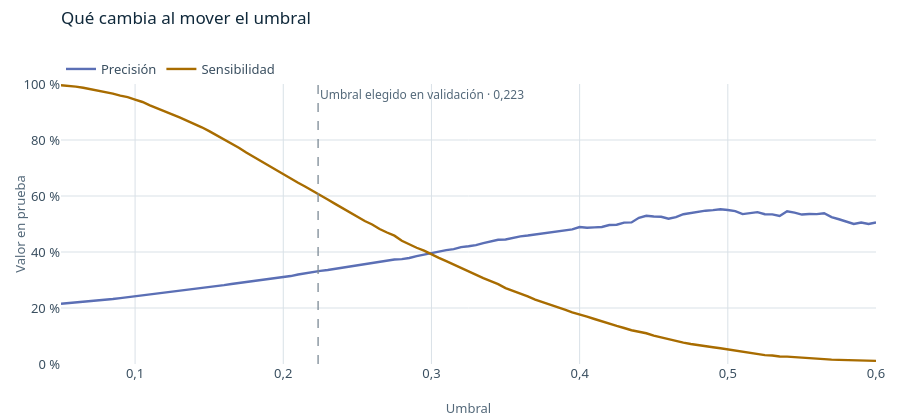

The notebook cell saved with this chart:
### Markdown cell above
Los puntos siguen de cerca la diagonal. Es una buena señal interna, pero no valida el modelo para otro año o territorio.

### Umbral y priorización

El umbral de F1 no es una recomendación de uso: el proyecto no tiene costos ni capacidad definidos. Mover el umbral intercambia alcance por falsas alarmas.

### Code cell
rejilla = np.linspace(0.05, 0.6, 111)
curva = pd.DataFrame([{"umbral": t, "precision": yt[s >= t].mean(), "sensibilidad": (s[yt == 1] >= t).mean()} for t in rejilla])

fig = go.Figure()
fig.add_trace(go.Scatter(x=curva["umbral"], y=curva["precision"] * 100, mode="lines", name="Precisión",
                         line=dict(color=GRUPO_A, width=2.4), hovertemplate="Umbral %{x:.3f}<br>Precisión: %{y:.1f} %<extra></extra>"))
fig.add_trace(go.Scatter(x=curva["umbral"], y=curva["sensibilidad"] * 100, mode="lines", name="Sensibilidad",
                         line=dict(color=GRUPO_B, width=2.4), hovertemplate="Umbral %{x:.3f}<br>Sensibilidad: %{y:.1f} %<extra></extra>"))
fig.add_vline(x=umbral, line=dict(color=REFERENCIA, dash="dash", width=1.3),
              annotation_text=f"Umbral elegido en validación · {decimal(umbral, 3)}", annotation_position="top right",
              annotation_font=dict(size=12, color=TINTA3))
fig.update_xaxes(range=[0.05, 0.6], title_text="Umbral")
fig.update_yaxes(range=[0, 100], ticksuffix=" %", title_text="Valor en prueba")
rotular(fig, "Qué cambia al mover el umbral")
mostrar_figura(fig, alto=420)

marcadas = (s >= umbral).sum()
ver(pd.DataFrame([
    {"Se revisa": porcentaje(f["fraction"], 0) + " con mayor puntuación", "Personas": entero(f["reviewed"]), "De la clase": entero(f["positives_found"]),
     "Precisión": porcentaje(f["precision"]), "Sensibilidad": porcentaje(f["recall"]), "Veces la prevalencia": decimal(f["lift"], 2)}
    for f in priorizacion(yt, s)
]), f"Priorización exploratoria. Con el umbral elegido se marcan {entero(marcadas)} de {entero(len(yt))} personas ({porcentaje(marcadas / len(yt))})")

### Figure 1 — Plotly figure (JSON) as saved in the notebook; plotly's stock layout.template omitted (floating-point values rounded to 4 significant figures)
{"data": [{"hovertemplate": "Umbral %{x:.3f}<br>Precisión: %{y:.1f} %<extra></extra>", "line": {"color": "#5B6FB5", "width": 2.4}, "mode": "lines", "name": "Precisión", "type": "scatter", "x": [0.05, 0.055, 0.06, 0.065, 0.07, 0.075, 0.08, 0.085, 0.09, 0.095, 0.1, 0.105, 0.11, 0.115, 0.12, 0.125, 0.13, 0.135, 0.14, 0.145, 0.15, 0.155, 0.16, 0.165, 0.17, 0.175, 0.18, 0.185, 0.19, 0.195, 0.2, 0.205, 0.21, 0.215, 0.22, 0.225, 0.23, 0.235, 0.24, 0.245, 0.25, 0.255, 0.26, 0.265, 0.27, 0.275, 0.28, 0.285, 0.29, 0.295, 0.3, 0.305, 0.31, 0.315, 0.32, 0.325, 0.33, 0.335, 0.34, 0.345, 0.35, 0.355, 0.36, 0.365, 0.37, 0.375, 0.38, 0.385, 0.39, 0.395, 0.4, 0.405, 0.41, 0.415, 0.42, 0.425, 0.43, 0.435, 0.44, 0.445, 0.45, 0.455, 0.46, 0.465, 0.47, 0.475, 0.48, 0.485, 0.49, 0.495, 0.5, 0.505, 0.51, 0.515, 0.52, 0.525, 0.53, 0.535, 0.54, 0.545, 0.55, 0.555, 0.56, 0.565, 0.57, 0.575, 0.58, 0.585, 0.59, 0.595, 0.6], "y": [21.53, 21.74, 21.95, 22.18, 22.41, 22.64, 22.9, 23.2, 23.51, 23.83, 24.13, 24.45, 24.72, 25.02, 25.38, 25.66, 26.05, 26.39, 26.83, 27.18, 27.48, 27.85, 28.16, 28.57, 28.91, 29.22, 29.51, 29.91, 30.35, 30.66, 31.03, 31.41, 31.97, 32.44, 32.82, 33.24, 33.57, 33.97, 34.46, 34.92, 35.17, 35.61, 36.12, 36.33, 36.95, 37.32, 37.47, 37.87, 38.54, 39.14, 39.58, 40.2, 40.69, 41.05, 41.72, 42.04, 42.45, 43.17, 43.69, 44.37, 44.45, 45.09, 45.58, 45.87, 46.26, 46.68, 47.06, 47.2, 47.72, 48.09, 48.92, 48.66, 48.78, 48.94, 49.62, 49.73, 50.48, 50.56, 52.21, 52.95, 52.67, 52.57, 51.9, 52.46, 53.5, 53.96, 54.15, 54.76, 54.95, 55.29, 55.01, 54.62, 53.54, 53.92, 54.23, 53.5, 53.45, 52.88, 54.55, 54.05, 53.37, 53.55, 53.52, 53.85, 52.46, 51.69, 50.91, 50.0, 50.51, 50.0, 50.56]}, {"hovertemplate": "Umbral %{x:.3f}<br>Sensibilidad: %{y:.1f} %<extra></extra>", "line": {"color": "#A86C00", "width": 2.4}, "mode": "lines", "name": "Sensibilidad", "type": "scatter", "x": [0.05, 0.055, 0.06, 0.065, 0.07, 0.075, 0.08, 0.085, 0.09, 0.095, 0.1, 0.105, 0.11, 0.115, 0.12, 0.125, 0.13, 0.135, 0.14, 0.145, 0.15, 0.155, 0.16, 0.165, 0.17, 0.175, 0.18, 0.185, 0.19, 0.195, 0.2, 0.205, 0.21, 0.215, 0.22, 0.225, 0.23, 0.235, 0.24, 0.245, 0.25, 0.255, 0.26, 0.265, 0.27, 0.275, 0.28, 0.285, 0.29, 0.295, 0.3, 0.305, 0.31, 0.315, 0.32, 0.325, 0.33, 0.335, 0.34, 0.345, 0.35, 0.355, 0.36, 0.365, 0.37, 0.375, 0.38, 0.385, 0.39, 0.395, 0.4, 0.405, 0.41, 0.415, 0.42, 0.425, 0.43, 0.435, 0.44, 0.445, 0.45, 0.455, 0.46, 0.465, 0.47, 0.475, 0.48, 0.485, 0.49, 0.495, 0.5, 0.505, 0.51, 0.515, 0.52, 0.525, 0.53, 0.535, 0.54, 0.545, 0.55, 0.555, 0.56, 0.565, 0.57, 0.575, 0.58, 0.585, 0.59, 0.595, 0.6], "y": [99.54, 99.34, 99.07, 98.66, 98.19, 97.65, 97.12, 96.58, 95.87, 95.33, 94.43, 93.57, 92.38, 91.38, 90.32, 89.18, 88.05, 86.93, 85.9, 84.53, 83.17, 81.75, 80.09, 78.72, 77.25, 75.54, 73.96, 72.44, 71.02, 69.44, 67.73, 66.04, 64.72, 63.33, 61.72, 60.1, 58.73, 57.2, 55.63, 54.14, 52.5, 51.06, 49.84, 48.23, 46.96, 45.83, 44.03, 42.71, 41.51, 40.48, 39.09, 37.89, 36.72, 35.5, 34.18, 32.98, 31.59, 30.66, 29.59, 28.51, 27.1, 26.14, 25.21, 24.16, 22.99, 22.14, 21.3, 20.21, 19.45, 18.42, 17.76, 16.91, 16.08, 15.17, 14.37, 13.61, 12.85, 12.04, 11.53, 10.97, 10.11, 9.48, 8.673, 8.063, 7.647, 7.159, 6.694, 6.328, 5.961, 5.619, 5.228, 4.764, 4.251, 3.86, 3.445, 3.176, 3.03, 2.688, 2.639, 2.443, 2.126, 2.028, 1.857, 1.71, 1.564, 1.49, 1.368, 1.27, 1.222, 1.173, 1.099]}], "layout": {"annotations": [{"font": {"color": "#54697A", "size": 12}, "showarrow": false, "text": "Umbral elegido en validación · 0,223", "x": 0.2235, "xanchor": "left", "xref": "x", "y": 1, "yanchor": "top", "yref": "y domain"}], "height": 420, "shapes": [{"line": {"color": "#7D8A96", "dash": "dash", "width": 1.3}, "type": "line", "x0": 0.2235, "x1": 0.2235, "xref": "x", "y0": 0, "y1": 1, "yref": "y domain"}], "title": {"font": {"color": "#10293B", "size": 17}, "pad": {"t": 12}, "subtitle": {"font": {"color": "#54697A", "size": 13}, "text": ""}, "text": "Qué cambia al mover el umbral", "x": 0, "xanchor": "left", "xref": "paper", "y": 1, "yanchor": "top", "yref": "container"}, "xaxis": {"range": [0.05, 0.6], "title": {"text": "Umbral"}}, "yaxis": {"range": [0, 100], "ticksuffix": " %", "title": {"text": "Valor en prueba"}}}}
